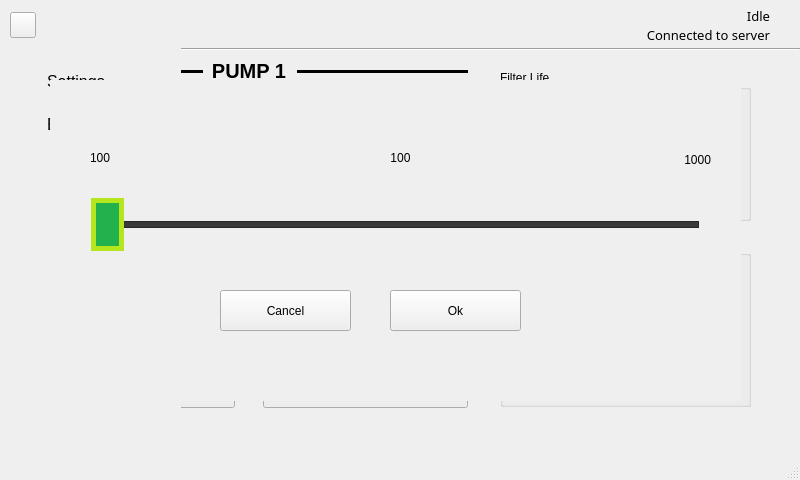
<?xml version="1.0" encoding="UTF-8"?>
<ui version="4.0">
 <class>MainWindow</class>
 <widget class="QMainWindow" name="MainWindow">
  <property name="geometry">
   <rect>
    <x>0</x>
    <y>0</y>
    <width>800</width>
    <height>480</height>
   </rect>
  </property>
  <property name="windowTitle">
   <string>MainWindow</string>
  </property>
  <property name="windowIcon">
   <iconset>
    <normaloff>assets/favicon.png</normaloff>assets/favicon.png</iconset>
  </property>
  <widget class="QWidget" name="centralwidget">
   <widget class="Line" name="line">
    <property name="geometry">
     <rect>
      <x>0</x>
      <y>48</y>
      <width>800</width>
      <height>2</height>
     </rect>
    </property>
    <property name="orientation">
     <enum>Qt::Horizontal</enum>
    </property>
   </widget>
   <widget class="QLabel" name="label">
    <property name="geometry">
     <rect>
      <x>240</x>
      <y>5</y>
      <width>320</width>
      <height>40</height>
     </rect>
    </property>
    <property name="text">
     <string/>
    </property>
    <property name="pixmap">
     <pixmap resource="resources.qrc">:/icons/ic_logo.png</pixmap>
    </property>
    <property name="scaledContents">
     <bool>true</bool>
    </property>
   </widget>
   <widget class="QPushButton" name="btnNav">
    <property name="geometry">
     <rect>
      <x>10</x>
      <y>12</y>
      <width>26</width>
      <height>26</height>
     </rect>
    </property>
    <property name="text">
     <string/>
    </property>
    <property name="icon">
     <iconset resource="resources.qrc">
      <normaloff>:/icons/ic_nav.png</normaloff>:/icons/ic_nav.png</iconset>
    </property>
    <property name="iconSize">
     <size>
      <width>25</width>
      <height>25</height>
     </size>
    </property>
   </widget>
   <widget class="QLabel" name="lblMachineStatusImg">
    <property name="geometry">
     <rect>
      <x>774</x>
      <y>8</y>
      <width>18</width>
      <height>18</height>
     </rect>
    </property>
    <property name="text">
     <string/>
    </property>
    <property name="pixmap">
     <pixmap resource="resources.qrc">:/icons/ic_circle_blue.png</pixmap>
    </property>
    <property name="scaledContents">
     <bool>true</bool>
    </property>
   </widget>
   <widget class="QLabel" name="lblMachineStatusTitle">
    <property name="geometry">
     <rect>
      <x>705</x>
      <y>6</y>
      <width>65</width>
      <height>20</height>
     </rect>
    </property>
    <property name="font">
     <font>
      <family>Sans Serif</family>
      <pointsize>10</pointsize>
      <weight>50</weight>
      <italic>false</italic>
      <bold>false</bold>
     </font>
    </property>
    <property name="text">
     <string>Idle</string>
    </property>
    <property name="scaledContents">
     <bool>true</bool>
    </property>
    <property name="alignment">
     <set>Qt::AlignRight|Qt::AlignTrailing|Qt::AlignVCenter</set>
    </property>
   </widget>
   <widget class="QLabel" name="lblConnectionStatusImg">
    <property name="geometry">
     <rect>
      <x>774</x>
      <y>27</y>
      <width>18</width>
      <height>18</height>
     </rect>
    </property>
    <property name="text">
     <string/>
    </property>
    <property name="pixmap">
     <pixmap resource="resources.qrc">:/icons/ic_circle_green.png</pixmap>
    </property>
    <property name="scaledContents">
     <bool>true</bool>
    </property>
   </widget>
   <widget class="QLabel" name="lblConnectionStatusTitle">
    <property name="geometry">
     <rect>
      <x>620</x>
      <y>25</y>
      <width>150</width>
      <height>20</height>
     </rect>
    </property>
    <property name="font">
     <font>
      <family>Sans Serif</family>
      <pointsize>10</pointsize>
      <weight>50</weight>
      <italic>false</italic>
      <bold>false</bold>
     </font>
    </property>
    <property name="text">
     <string>Connected to server</string>
    </property>
    <property name="scaledContents">
     <bool>true</bool>
    </property>
    <property name="alignment">
     <set>Qt::AlignRight|Qt::AlignTrailing|Qt::AlignVCenter</set>
    </property>
   </widget>
   <widget class="QWidget" name="vMenu" native="true">
    <property name="geometry">
     <rect>
      <x>0</x>
      <y>48</y>
      <width>181</width>
      <height>401</height>
     </rect>
    </property>
    <property name="autoFillBackground">
     <bool>true</bool>
    </property>
    <widget class="QLabel" name="lblConnectionStatusImg_2">
     <property name="geometry">
      <rect>
       <x>16</x>
       <y>25</y>
       <width>14</width>
       <height>14</height>
      </rect>
     </property>
     <property name="text">
      <string/>
     </property>
     <property name="pixmap">
      <pixmap resource="resources.qrc">:/icons/ic_circle_blue.png</pixmap>
     </property>
     <property name="scaledContents">
      <bool>true</bool>
     </property>
    </widget>
    <widget class="QLabel" name="label_2">
     <property name="geometry">
      <rect>
       <x>47</x>
       <y>22</y>
       <width>68</width>
       <height>22</height>
      </rect>
     </property>
     <property name="font">
      <font>
       <pointsize>12</pointsize>
       <weight>50</weight>
       <bold>false</bold>
      </font>
     </property>
     <property name="text">
      <string>Settings</string>
     </property>
    </widget>
    <widget class="QPushButton" name="btnSettings">
     <property name="geometry">
      <rect>
       <x>10</x>
       <y>20</y>
       <width>201</width>
       <height>31</height>
      </rect>
     </property>
     <property name="text">
      <string/>
     </property>
     <property name="flat">
      <bool>true</bool>
     </property>
    </widget>
    <widget class="QLabel" name="lblConnectionStatusImg_3">
     <property name="geometry">
      <rect>
       <x>16</x>
       <y>68</y>
       <width>14</width>
       <height>14</height>
      </rect>
     </property>
     <property name="text">
      <string/>
     </property>
     <property name="pixmap">
      <pixmap resource="resources.qrc">:/icons/ic_circle_blue.png</pixmap>
     </property>
     <property name="scaledContents">
      <bool>true</bool>
     </property>
    </widget>
    <widget class="QPushButton" name="btnExit">
     <property name="geometry">
      <rect>
       <x>10</x>
       <y>63</y>
       <width>201</width>
       <height>31</height>
      </rect>
     </property>
     <property name="text">
      <string/>
     </property>
     <property name="flat">
      <bool>true</bool>
     </property>
    </widget>
    <widget class="QLabel" name="label_3">
     <property name="geometry">
      <rect>
       <x>47</x>
       <y>65</y>
       <width>68</width>
       <height>22</height>
      </rect>
     </property>
     <property name="font">
      <font>
       <pointsize>12</pointsize>
       <weight>50</weight>
       <bold>false</bold>
      </font>
     </property>
     <property name="text">
      <string>Exit</string>
     </property>
    </widget>
    <zorder>lblConnectionStatusImg_2</zorder>
    <zorder>label_2</zorder>
    <zorder>lblConnectionStatusImg_3</zorder>
    <zorder>label_3</zorder>
    <zorder>btnExit</zorder>
    <zorder>btnSettings</zorder>
   </widget>
   <widget class="QWidget" name="widget" native="true">
    <property name="geometry">
     <rect>
      <x>10</x>
      <y>50</y>
      <width>461</width>
      <height>181</height>
     </rect>
    </property>
    <widget class="QLabel" name="lblPressureSetPoint">
     <property name="geometry">
      <rect>
       <x>20</x>
       <y>33</y>
       <width>205</width>
       <height>30</height>
      </rect>
     </property>
     <property name="font">
      <font>
       <family>Sans Serif</family>
       <pointsize>11</pointsize>
       <weight>50</weight>
       <italic>false</italic>
       <bold>false</bold>
      </font>
     </property>
     <property name="text">
      <string>Pressure Setpoint</string>
     </property>
     <property name="scaledContents">
      <bool>false</bool>
     </property>
     <property name="alignment">
      <set>Qt::AlignCenter</set>
     </property>
    </widget>
    <widget class="QPushButton" name="btnPressureSetPoint1">
     <property name="geometry">
      <rect>
       <x>20</x>
       <y>60</y>
       <width>205</width>
       <height>111</height>
      </rect>
     </property>
     <property name="font">
      <font>
       <family>Sans Serif</family>
       <pointsize>25</pointsize>
       <weight>50</weight>
       <bold>false</bold>
      </font>
     </property>
     <property name="text">
      <string>0 psi</string>
     </property>
     <property name="default">
      <bool>false</bool>
     </property>
    </widget>
    <widget class="QLabel" name="lblActualPressure">
     <property name="geometry">
      <rect>
       <x>254</x>
       <y>33</y>
       <width>205</width>
       <height>30</height>
      </rect>
     </property>
     <property name="font">
      <font>
       <family>Sans Serif</family>
       <pointsize>11</pointsize>
       <weight>50</weight>
       <italic>false</italic>
       <bold>false</bold>
      </font>
     </property>
     <property name="text">
      <string>Actual Pressure</string>
     </property>
     <property name="scaledContents">
      <bool>false</bool>
     </property>
     <property name="alignment">
      <set>Qt::AlignCenter</set>
     </property>
    </widget>
    <widget class="QPushButton" name="btnActualPressure1">
     <property name="geometry">
      <rect>
       <x>254</x>
       <y>60</y>
       <width>205</width>
       <height>111</height>
      </rect>
     </property>
     <property name="font">
      <font>
       <family>Sans Serif</family>
       <pointsize>25</pointsize>
       <weight>50</weight>
       <bold>false</bold>
      </font>
     </property>
     <property name="text">
      <string>0 psi</string>
     </property>
    </widget>
    <widget class="Line" name="line_2">
     <property name="geometry">
      <rect>
       <x>22</x>
       <y>20</y>
       <width>171</width>
       <height>3</height>
      </rect>
     </property>
     <property name="autoFillBackground">
      <bool>false</bool>
     </property>
     <property name="frameShadow">
      <enum>QFrame::Plain</enum>
     </property>
     <property name="lineWidth">
      <number>3</number>
     </property>
     <property name="midLineWidth">
      <number>3</number>
     </property>
     <property name="orientation">
      <enum>Qt::Horizontal</enum>
     </property>
    </widget>
    <widget class="QLabel" name="label_4">
     <property name="geometry">
      <rect>
       <x>199</x>
       <y>10</y>
       <width>80</width>
       <height>22</height>
      </rect>
     </property>
     <property name="font">
      <font>
       <pointsize>15</pointsize>
       <weight>75</weight>
       <bold>true</bold>
      </font>
     </property>
     <property name="text">
      <string>PUMP 1</string>
     </property>
     <property name="alignment">
      <set>Qt::AlignCenter</set>
     </property>
    </widget>
    <widget class="Line" name="line_3">
     <property name="geometry">
      <rect>
       <x>287</x>
       <y>20</y>
       <width>171</width>
       <height>3</height>
      </rect>
     </property>
     <property name="autoFillBackground">
      <bool>false</bool>
     </property>
     <property name="frameShadow">
      <enum>QFrame::Plain</enum>
     </property>
     <property name="lineWidth">
      <number>3</number>
     </property>
     <property name="midLineWidth">
      <number>3</number>
     </property>
     <property name="orientation">
      <enum>Qt::Horizontal</enum>
     </property>
    </widget>
   </widget>
   <widget class="QWidget" name="widget_2" native="true">
    <property name="geometry">
     <rect>
      <x>10</x>
      <y>240</y>
      <width>461</width>
      <height>181</height>
     </rect>
    </property>
    <widget class="QLabel" name="lblPressureSetPoint_2">
     <property name="geometry">
      <rect>
       <x>20</x>
       <y>30</y>
       <width>205</width>
       <height>30</height>
      </rect>
     </property>
     <property name="font">
      <font>
       <family>Sans Serif</family>
       <pointsize>11</pointsize>
       <weight>50</weight>
       <italic>false</italic>
       <bold>false</bold>
      </font>
     </property>
     <property name="text">
      <string>Pressure Setpoint</string>
     </property>
     <property name="scaledContents">
      <bool>false</bool>
     </property>
     <property name="alignment">
      <set>Qt::AlignCenter</set>
     </property>
    </widget>
    <widget class="QPushButton" name="btnPressureSetPoint2">
     <property name="geometry">
      <rect>
       <x>20</x>
       <y>57</y>
       <width>205</width>
       <height>111</height>
      </rect>
     </property>
     <property name="font">
      <font>
       <family>Sans Serif</family>
       <pointsize>25</pointsize>
       <weight>50</weight>
       <bold>false</bold>
      </font>
     </property>
     <property name="text">
      <string>0 psi</string>
     </property>
     <property name="default">
      <bool>false</bool>
     </property>
    </widget>
    <widget class="QLabel" name="lblActualPressure_2">
     <property name="geometry">
      <rect>
       <x>253</x>
       <y>30</y>
       <width>205</width>
       <height>30</height>
      </rect>
     </property>
     <property name="font">
      <font>
       <family>Sans Serif</family>
       <pointsize>11</pointsize>
       <weight>50</weight>
       <italic>false</italic>
       <bold>false</bold>
      </font>
     </property>
     <property name="text">
      <string>Actual Pressure</string>
     </property>
     <property name="scaledContents">
      <bool>false</bool>
     </property>
     <property name="alignment">
      <set>Qt::AlignCenter</set>
     </property>
    </widget>
    <widget class="QPushButton" name="btnActualPressure2">
     <property name="geometry">
      <rect>
       <x>253</x>
       <y>57</y>
       <width>205</width>
       <height>111</height>
      </rect>
     </property>
     <property name="font">
      <font>
       <family>Sans Serif</family>
       <pointsize>25</pointsize>
       <weight>50</weight>
       <bold>false</bold>
      </font>
     </property>
     <property name="text">
      <string>0 psi</string>
     </property>
    </widget>
    <widget class="Line" name="line_4">
     <property name="geometry">
      <rect>
       <x>22</x>
       <y>20</y>
       <width>171</width>
       <height>3</height>
      </rect>
     </property>
     <property name="autoFillBackground">
      <bool>false</bool>
     </property>
     <property name="frameShadow">
      <enum>QFrame::Plain</enum>
     </property>
     <property name="lineWidth">
      <number>3</number>
     </property>
     <property name="midLineWidth">
      <number>3</number>
     </property>
     <property name="orientation">
      <enum>Qt::Horizontal</enum>
     </property>
    </widget>
    <widget class="QLabel" name="label_5">
     <property name="geometry">
      <rect>
       <x>199</x>
       <y>10</y>
       <width>80</width>
       <height>22</height>
      </rect>
     </property>
     <property name="font">
      <font>
       <pointsize>15</pointsize>
       <weight>75</weight>
       <bold>true</bold>
      </font>
     </property>
     <property name="text">
      <string>PUMP 2</string>
     </property>
     <property name="alignment">
      <set>Qt::AlignCenter</set>
     </property>
    </widget>
    <widget class="Line" name="line_5">
     <property name="geometry">
      <rect>
       <x>287</x>
       <y>20</y>
       <width>171</width>
       <height>3</height>
      </rect>
     </property>
     <property name="autoFillBackground">
      <bool>false</bool>
     </property>
     <property name="frameShadow">
      <enum>QFrame::Plain</enum>
     </property>
     <property name="lineWidth">
      <number>3</number>
     </property>
     <property name="midLineWidth">
      <number>3</number>
     </property>
     <property name="orientation">
      <enum>Qt::Horizontal</enum>
     </property>
    </widget>
   </widget>
   <widget class="QGroupBox" name="groupBox">
    <property name="geometry">
     <rect>
      <x>500</x>
      <y>70</y>
      <width>251</width>
      <height>151</height>
     </rect>
    </property>
    <property name="title">
     <string>Filter Life</string>
    </property>
    <widget class="QLabel" name="lblEstTimeToFilter">
     <property name="geometry">
      <rect>
       <x>0</x>
       <y>116</y>
       <width>251</width>
       <height>22</height>
      </rect>
     </property>
     <property name="font">
      <font>
       <pointsize>10</pointsize>
       <weight>75</weight>
       <bold>true</bold>
      </font>
     </property>
     <property name="text">
      <string>10 hrs</string>
     </property>
     <property name="alignment">
      <set>Qt::AlignCenter</set>
     </property>
    </widget>
    <widget class="QLabel" name="label_6">
     <property name="geometry">
      <rect>
       <x>5</x>
       <y>99</y>
       <width>241</width>
       <height>21</height>
      </rect>
     </property>
     <property name="font">
      <font>
       <pointsize>10</pointsize>
      </font>
     </property>
     <property name="text">
      <string>Est. Time To Filter Change :</string>
     </property>
     <property name="alignment">
      <set>Qt::AlignCenter</set>
     </property>
    </widget>
    <widget class="QLabel" name="lblFilterLife">
     <property name="geometry">
      <rect>
       <x>1</x>
       <y>50</y>
       <width>251</width>
       <height>40</height>
      </rect>
     </property>
     <property name="font">
      <font>
       <family>Sans Serif</family>
       <pointsize>25</pointsize>
       <weight>50</weight>
       <bold>false</bold>
      </font>
     </property>
     <property name="text">
      <string>0%</string>
     </property>
     <property name="alignment">
      <set>Qt::AlignCenter</set>
     </property>
    </widget>
   </widget>
   <widget class="QGroupBox" name="groupBox_2">
    <property name="geometry">
     <rect>
      <x>500</x>
      <y>236</y>
      <width>251</width>
      <height>171</height>
     </rect>
    </property>
    <property name="title">
     <string>Diagnostics</string>
    </property>
    <widget class="QLabel" name="lblFillPumpStatus">
     <property name="geometry">
      <rect>
       <x>100</x>
       <y>40</y>
       <width>81</width>
       <height>22</height>
      </rect>
     </property>
     <property name="font">
      <font>
       <pointsize>10</pointsize>
       <weight>75</weight>
       <bold>true</bold>
      </font>
     </property>
     <property name="text">
      <string>Off</string>
     </property>
     <property name="alignment">
      <set>Qt::AlignJustify|Qt::AlignVCenter</set>
     </property>
    </widget>
    <widget class="QLabel" name="label_10">
     <property name="geometry">
      <rect>
       <x>15</x>
       <y>40</y>
       <width>81</width>
       <height>21</height>
      </rect>
     </property>
     <property name="font">
      <font>
       <pointsize>10</pointsize>
      </font>
     </property>
     <property name="text">
      <string>Fill Pump 1 : </string>
     </property>
     <property name="alignment">
      <set>Qt::AlignJustify|Qt::AlignVCenter</set>
     </property>
    </widget>
    <widget class="QLabel" name="label_11">
     <property name="geometry">
      <rect>
       <x>15</x>
       <y>70</y>
       <width>71</width>
       <height>21</height>
      </rect>
     </property>
     <property name="font">
      <font>
       <pointsize>10</pointsize>
      </font>
     </property>
     <property name="text">
      <string>Top Float :</string>
     </property>
     <property name="alignment">
      <set>Qt::AlignJustify|Qt::AlignVCenter</set>
     </property>
    </widget>
    <widget class="QLabel" name="lblTopFloatStatus">
     <property name="geometry">
      <rect>
       <x>90</x>
       <y>70</y>
       <width>81</width>
       <height>22</height>
      </rect>
     </property>
     <property name="font">
      <font>
       <pointsize>10</pointsize>
       <weight>75</weight>
       <bold>true</bold>
      </font>
     </property>
     <property name="text">
      <string>Off</string>
     </property>
     <property name="alignment">
      <set>Qt::AlignJustify|Qt::AlignVCenter</set>
     </property>
    </widget>
    <widget class="QLabel" name="label_13">
     <property name="geometry">
      <rect>
       <x>15</x>
       <y>100</y>
       <width>81</width>
       <height>21</height>
      </rect>
     </property>
     <property name="font">
      <font>
       <pointsize>10</pointsize>
      </font>
     </property>
     <property name="text">
      <string>Bottom Float :</string>
     </property>
     <property name="alignment">
      <set>Qt::AlignJustify|Qt::AlignVCenter</set>
     </property>
    </widget>
    <widget class="QLabel" name="lblBottomFloatStatus">
     <property name="geometry">
      <rect>
       <x>110</x>
       <y>100</y>
       <width>81</width>
       <height>22</height>
      </rect>
     </property>
     <property name="font">
      <font>
       <pointsize>10</pointsize>
       <weight>75</weight>
       <bold>true</bold>
      </font>
     </property>
     <property name="text">
      <string>Off</string>
     </property>
     <property name="alignment">
      <set>Qt::AlignJustify|Qt::AlignVCenter</set>
     </property>
    </widget>
    <widget class="QLabel" name="label_15">
     <property name="geometry">
      <rect>
       <x>15</x>
       <y>130</y>
       <width>121</width>
       <height>21</height>
      </rect>
     </property>
     <property name="font">
      <font>
       <pointsize>10</pointsize>
      </font>
     </property>
     <property name="text">
      <string>Elapsed Run Time :</string>
     </property>
     <property name="alignment">
      <set>Qt::AlignJustify|Qt::AlignVCenter</set>
     </property>
    </widget>
    <widget class="QLabel" name="lblElapsedRunTime">
     <property name="geometry">
      <rect>
       <x>140</x>
       <y>130</y>
       <width>81</width>
       <height>22</height>
      </rect>
     </property>
     <property name="font">
      <font>
       <pointsize>10</pointsize>
       <weight>75</weight>
       <bold>true</bold>
      </font>
     </property>
     <property name="text">
      <string>0 min</string>
     </property>
     <property name="alignment">
      <set>Qt::AlignJustify|Qt::AlignVCenter</set>
     </property>
    </widget>
   </widget>
   <widget class="QWidget" name="vSlider" native="true">
    <property name="geometry">
     <rect>
      <x>50</x>
      <y>80</y>
      <width>691</width>
      <height>321</height>
     </rect>
    </property>
    <property name="autoFillBackground">
     <bool>true</bool>
    </property>
    <widget class="QSlider" name="numberSlider">
     <property name="geometry">
      <rect>
       <x>40</x>
       <y>110</y>
       <width>621</width>
       <height>68</height>
      </rect>
     </property>
     <property name="sizePolicy">
      <sizepolicy hsizetype="Expanding" vsizetype="Fixed">
       <horstretch>0</horstretch>
       <verstretch>0</verstretch>
      </sizepolicy>
     </property>
     <property name="sizeIncrement">
      <size>
       <width>0</width>
       <height>0</height>
      </size>
     </property>
     <property name="baseSize">
      <size>
       <width>0</width>
       <height>0</height>
      </size>
     </property>
     <property name="styleSheet">
      <string notr="true">QSlider {
    min-height: 68px;
    max-height: 68px;
    background: #transparent;
}

.QSlider::groove:horizontal {
    border: 1px solid #262626;
    height: 5px;
    background: #393939;
    margin: 0 12px;
}

.QSlider::handle:horizontal {
    background: #22B14C;
    border: 5px solid #B5E61D;
    width: 23px;
    height: 100px;
    margin: -24px -12px;
}</string>
     </property>
     <property name="minimum">
      <number>100</number>
     </property>
     <property name="maximum">
      <number>1000</number>
     </property>
     <property name="singleStep">
      <number>10</number>
     </property>
     <property name="pageStep">
      <number>10</number>
     </property>
     <property name="orientation">
      <enum>Qt::Horizontal</enum>
     </property>
    </widget>
    <widget class="QLabel" name="label_7">
     <property name="geometry">
      <rect>
       <x>40</x>
       <y>70</y>
       <width>41</width>
       <height>16</height>
      </rect>
     </property>
     <property name="text">
      <string>100</string>
     </property>
    </widget>
    <widget class="QLabel" name="label_8">
     <property name="geometry">
      <rect>
       <x>620</x>
       <y>70</y>
       <width>41</width>
       <height>20</height>
      </rect>
     </property>
     <property name="text">
      <string>1000</string>
     </property>
     <property name="alignment">
      <set>Qt::AlignRight|Qt::AlignTrailing|Qt::AlignVCenter</set>
     </property>
    </widget>
    <widget class="QPushButton" name="pushButton">
     <property name="geometry">
      <rect>
       <x>170</x>
       <y>210</y>
       <width>131</width>
       <height>41</height>
      </rect>
     </property>
     <property name="text">
      <string>Cancel</string>
     </property>
    </widget>
    <widget class="QPushButton" name="pushButton_2">
     <property name="geometry">
      <rect>
       <x>340</x>
       <y>210</y>
       <width>131</width>
       <height>41</height>
      </rect>
     </property>
     <property name="text">
      <string>Ok</string>
     </property>
    </widget>
    <widget class="QLabel" name="lblSliverValue">
     <property name="geometry">
      <rect>
       <x>320</x>
       <y>70</y>
       <width>61</width>
       <height>16</height>
      </rect>
     </property>
     <property name="text">
      <string>100</string>
     </property>
     <property name="alignment">
      <set>Qt::AlignCenter</set>
     </property>
    </widget>
   </widget>
   <zorder>line</zorder>
   <zorder>label</zorder>
   <zorder>btnNav</zorder>
   <zorder>lblMachineStatusImg</zorder>
   <zorder>lblMachineStatusTitle</zorder>
   <zorder>lblConnectionStatusImg</zorder>
   <zorder>lblConnectionStatusTitle</zorder>
   <zorder>widget</zorder>
   <zorder>widget_2</zorder>
   <zorder>groupBox</zorder>
   <zorder>groupBox_2</zorder>
   <zorder>vMenu</zorder>
   <zorder>vSlider</zorder>
  </widget>
  <widget class="QMenuBar" name="menubar">
   <property name="geometry">
    <rect>
     <x>0</x>
     <y>0</y>
     <width>800</width>
     <height>27</height>
    </rect>
   </property>
  </widget>
  <widget class="QStatusBar" name="statusbar"/>
 </widget>
 <resources>
  <include location="resources.qrc"/>
 </resources>
 <connections/>
</ui>
